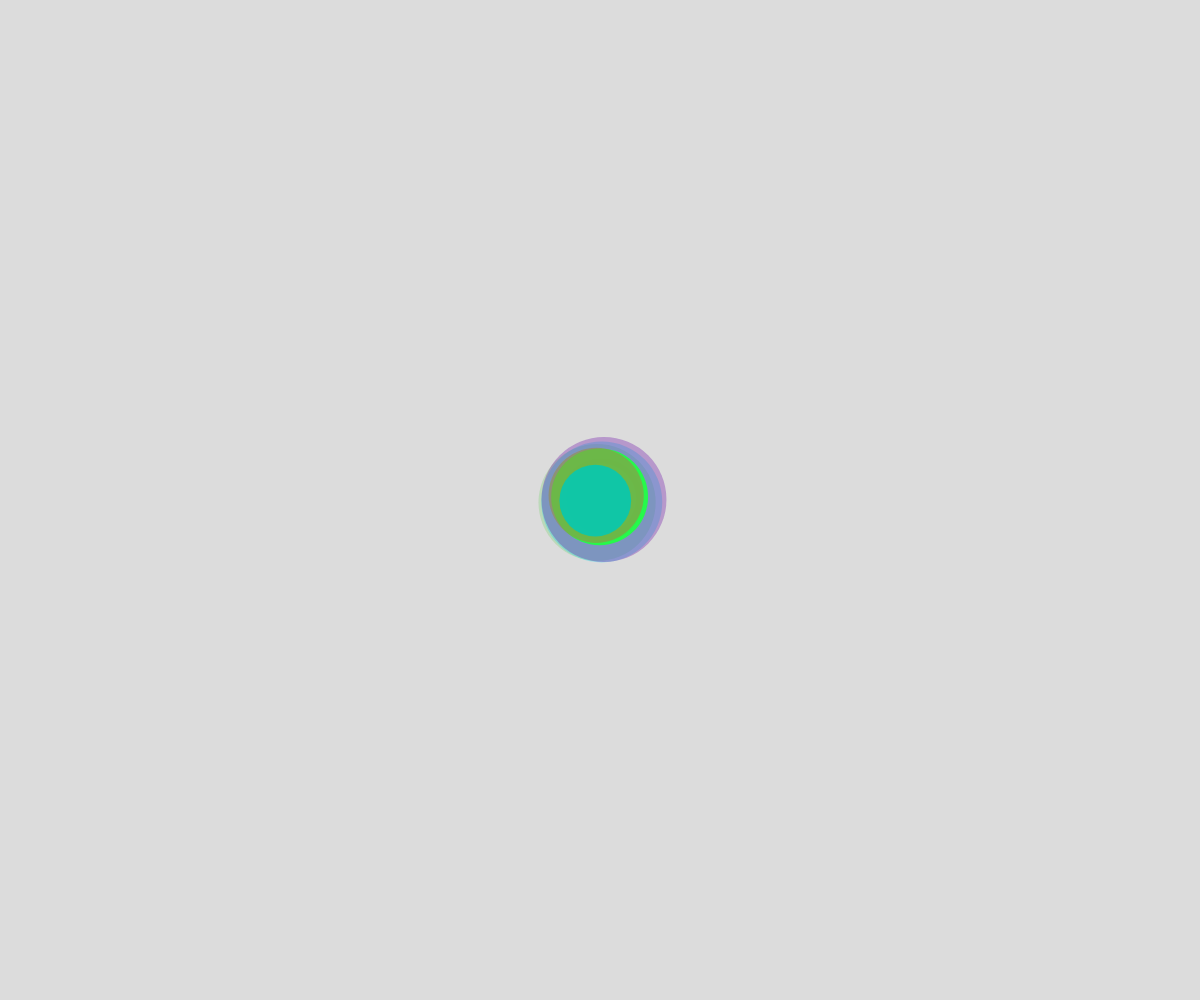
Frame 1 (no input)
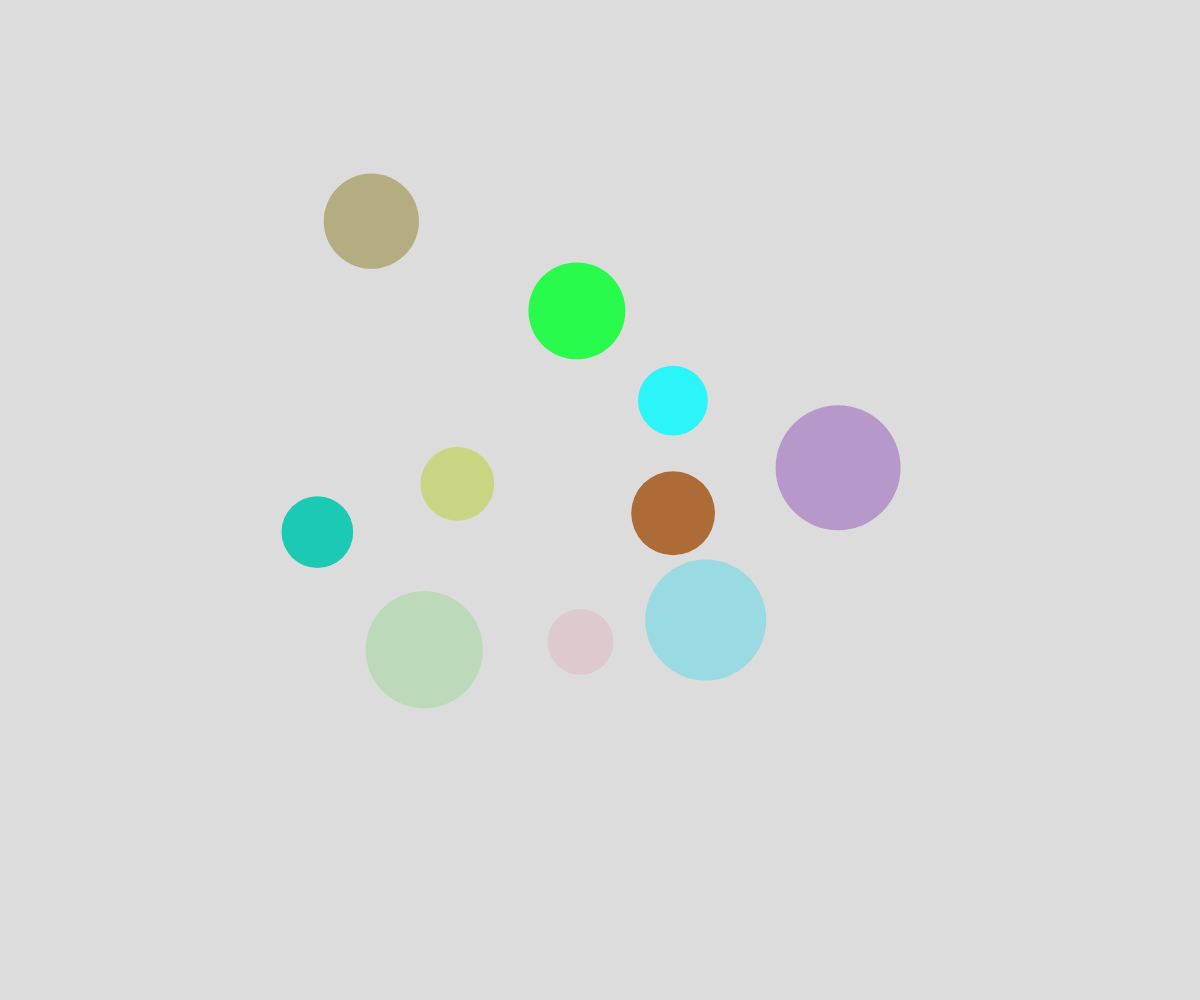
Frame 60 (no input)
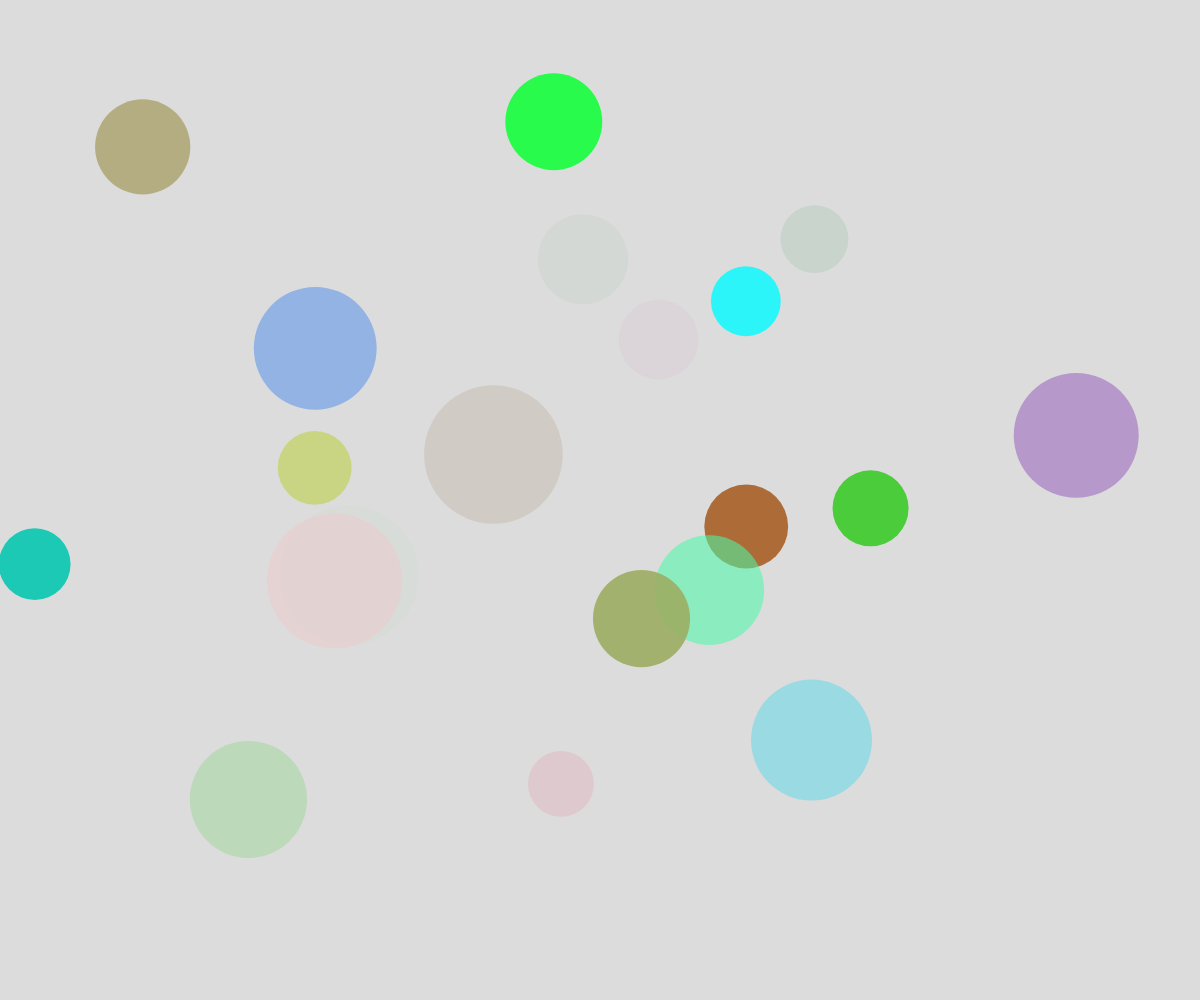
Frame 120 (the mouse pressed at the canvas centre since frame 60)

The p5.js sketch that drew these frames (run headless with seeded random() and noise() and a simulated clock; from frame 60 on, the mouse is pressed at the canvas centre):

// p5.js sketch
// ── sketch.js
// Bouncing Ball Demo
// Drake Jordan
// Oct 3, 2024
//
// Extra for Experts:
// - describe what you did to take this project "above and beyond"

let ballArray = [];

function setup() {
  createCanvas(windowWidth, windowHeight);

  for (let i = 0; i < 10; i++) {
    spawnBall(width/2, height/2);
  }
}

function draw() {
  background(220);
  for (let ball of ballArray) {
    // Move ball
    ball.x += ball.dx;
    ball.y += ball.dy;
  
    // Bounce if needed
    if (ball.y >= height || ball.y < ball.radius) {
      ball.dy *= -1;
    }
  
    if (ball.x < ball.radius || ball.x + ball.radius >= width) {
      ball.dx *= -1;
    }
  
    //Color the ball
    noStroke();
    fill(ball.red, ball.green, ball.blue, ball.alpha);
  
    // Display the ball
    circle(ball.x, ball.y, ball.radius*2);
  }
}

function mousePressed() {
  for (let i = 0; i < 10; i++) {
    spawnBall(mouseX, mouseY);
  }
}

function spawnBall(x, y) {
  let theBall = {
    x: x,
    y: y,
    radius: random(30,70),
    dx: random(-5, 5),
    dy: random(-5, 5),
    red: random(0, 255),
    green: random(0, 255),
    blue: random(0, 255),
    alpha: random(0, 255),
  };
  ballArray.push(theBall);
}
